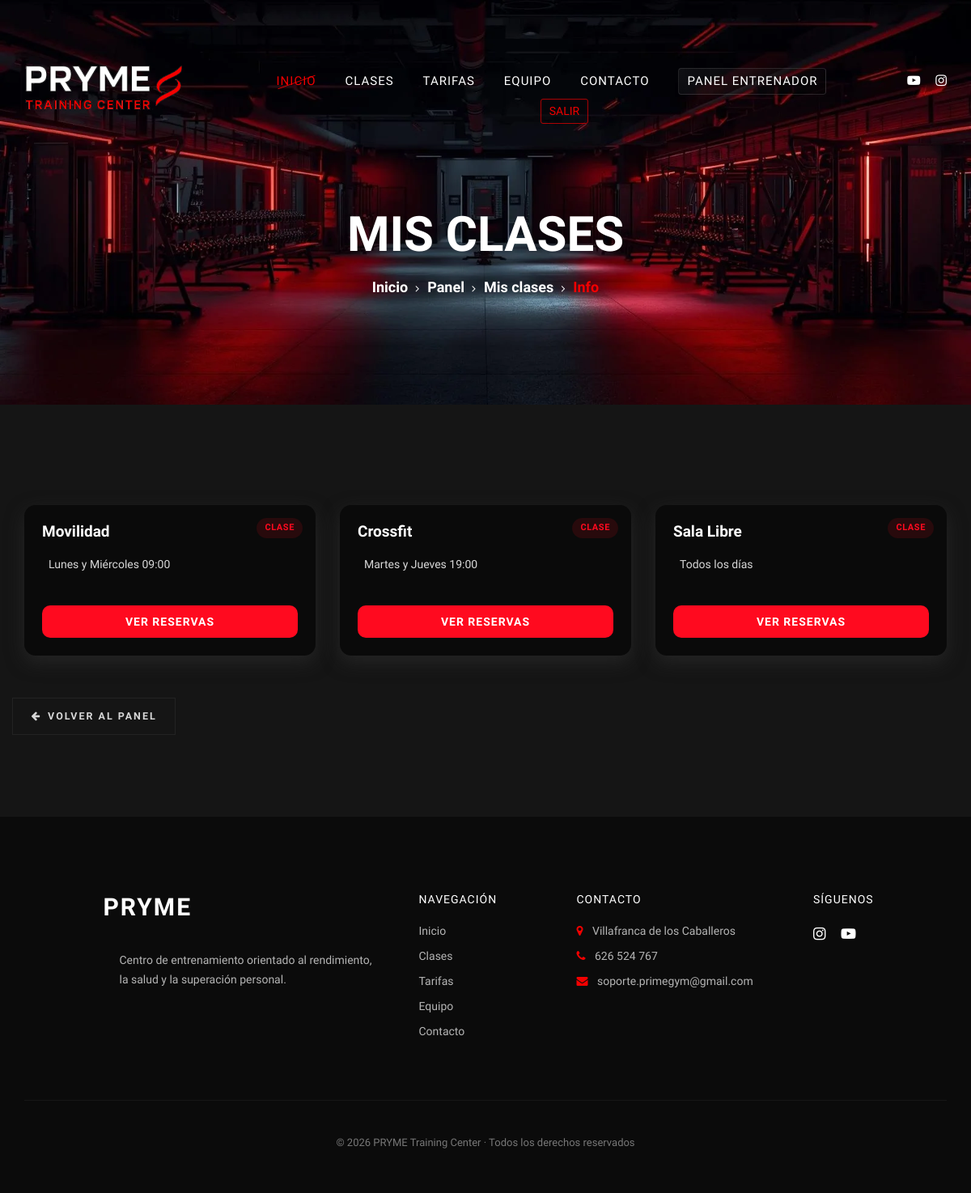
The app's page /entrenador/mis-clases/ (signed in) with its own data.
### gimnasio/models.py (models this page shows, shortened)
class Clase(models.Model):
    nombre = models.CharField(max_length=100)
    descripcion = models.TextField(blank=True, null=True)
    horario = models.CharField(max_length=50)
    entrenador = models.ForeignKey(Entrenador, on_delete=models.SET_NULL, null=True, related_name="clases")
    tarifas = models.ManyToManyField(Tarifa, related_name="clases")
    capacidad = models.IntegerField(default=20)

### entrenador/views.py (the view)
# urls.py: path('mis-clases/', views.mis_clases,name='mis_clases'),
@login_required
def mis_clases(request):
    if not request.user.is_staff:
        raise PermissionDenied  # 403
    entrenador = Entrenador.objects.first()
    clases = Clase.objects.filter(entrenador=entrenador)
    return render(request, 'entrenador/mis_clases.html', {'clases': clases})

### entrenador/templates/entrenador/mis_clases.html (shortened to what this page needs)
{% extends "entrenador/components/base.html" %}
{% load static %}
{% block title %}Mis Clases{% endblock %}
{% block enlace_nav %}
    <a href="{% url 'entrenador:mis_clases'%}">Mis clases</a>
{% endblock%}
{% block subtitulo %}Info{% endblock %}
{% block css_entrenador %}
    <link rel="stylesheet" href="{% static 'css/entrenador/style_mis_clases.css' %}">
{% endblock  %}
{% block contenido %}
<div class="row">
{% for clase in clases %}
    <div class="col-lg-4 col-md-6 mb-4">
        <div class="clase-card">
            <div class="clase-card-body">
                <span class="clase-tag">CLASE</span>
                <h5 class="clase-nombre">{{ clase.nombre }}</h5>
                <div class="clase-info">
                    <div class="clase-info-item">
                        <span>{{ clase.horario }}</span>
                    </div>
                </div>
                <a href="{% url 'entrenador:reservas_clase' clase.id %}"
                   class="primary-btn mt-3">
                    Ver reservas
                </a>
            </div>
        </div>
    </div>
{% empty %}
    <p>No tienes clases asignadas</p>
{% endfor %}
<div class="rc-footer">
    <a href="{% url 'entrenador:panel' %}" class="rc-btn rc-btn--ghost">
        <i class="fa fa-arrow-left"></i>
        <span>Volver al Panel</span>
    </a>
</div>
{% endblock %}

### static/css/style.css (style rules this page uses)
html, body { height: 100%; font-family: "Muli", sans-serif; -webkit-font-smoothing: antialiased; }
h1, h2, h3, h4, h5, h6 { margin: 0; color: #111111; font-weight: 400; font-family: "Oswald", sans-serif; }
h5 { font-size: 18px; }
.primary-btn { display: inline-block; font-size: 14px; padding: 17px 30px 16px; color: #ffffff; background: #f30000; line-height: normal; letter-spacing: 1px; text-transform: uppercase; font-weight: 700; }
.breadcrumb-text .bt-option a { font-size: 18px; color: #ffffff; font-weight: 700; display: inline-block; position: relative; margin-right: 20px; }
.breadcrumb-text .bt-option a:after { position: absolute; right: -14px; top: 6px; font-family: "FontAwesome"; content: ""; font-size: 13px; font-weight: 400; }

### static/css/entrenador/style_mis_clases.css (style rules this page uses)
:root { --rb: #0a0a0a; --rs: #111111; --rs2: #161616; --rl: rgba(255,255,255,0.06); --rr: #ff0a1f; --rr-soft: rgba(255,10,31,0.12); --rt: #ffffff; --rt2: #d8d8d8; --rm: #888; }
.row { margin-top: 24px; }
.clase-card { background: var(--rb); border-radius: 14px; height: 100%; box-shadow: 0 8px 22px rgba(48, 48, 48, 0.6); transition: transform .25s ease, box-shadow .25s ease; overflow: hidden; }
.clase-card-body { padding: 22px; position: relative; display: flex; flex-direction: column; height: 100%; }
.clase-tag { position: absolute; top: 16px; right: 16px; background: var(--rr-soft); color: var(--rr); font-size: 11px; font-weight: 700; padding: 4px 10px; border-radius: 20px; letter-spacing: 0.6px; }
.clase-nombre { color: var(--rt); font-size: 19px; font-weight: 700; margin-bottom: 18px; }
.clase-info { margin-bottom: 24px; }
.clase-info-item { display: flex; align-items: center; gap: 8px; color: var(--rt2); font-size: 14px; }
.primary-btn { margin-top: auto; display: block; text-align: center; background: var(--rr); color: var(--rt); border-radius: 10px; padding: 12px 16px; font-size: 14px; font-weight: 600; text-decoration: none; transition: background .25s ease, box-shadow .25s ease, transform .2s ease; }
.rc-footer { margin-top: 1.75rem; }
.rc-btn { display: inline-flex; align-items: center; justify-content: center; gap: 0.5rem; padding: 0.8rem 1.4rem; font-size: 0.78rem; font-weight: 700; letter-spacing: 2px; text-transform: uppercase; text-decoration: none; border: 1px solid transparent; cursor: pointer; transition: transform 0.2s ease, box-shadow 0.25s ease, background 0.25s ease, color 0.25s ease, border-color 0.25s ease; }
.rc-btn--ghost { background: transparent; color: var(--rt2); border-color: var(--rl); }

### records on screen
Clase: nombre "Movilidad", horario "Lunes y Miércoles 09:00"
Clase: nombre "Crossfit", horario "Martes y Jueves 19:00"
Clase: nombre "Sala Libre", horario "Todos los días"
